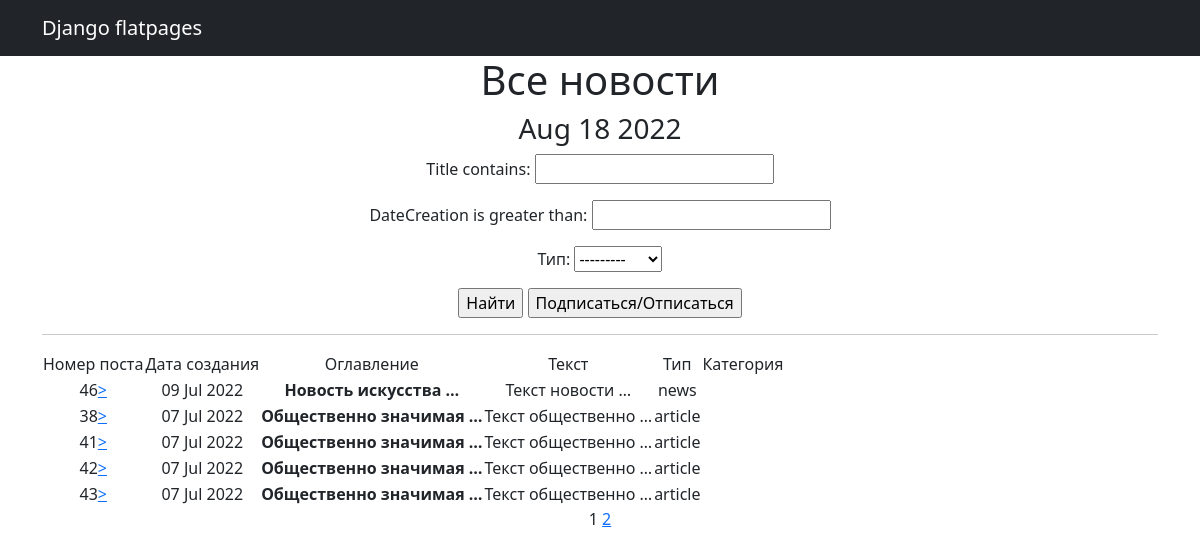
Page /news/ on the committed database.
### News/models.py (models this page shows, shortened)
class News(models.Model):
    dateCreation = models.DateTimeField(max_length=10, auto_now_add=True)
    Title = models.CharField(max_length=50, unique=True,)
    Text = models.TextField()
    postType = models.CharField(max_length=16, verbose_name="Тип", choices=[('news', "Новость"), ('article', "Статья")],
                                default='article')
    PostCategory = models.ManyToManyField(Category, through='PostCategory')

### News/views.py (the view)
# urls.py: path('', NewsList.as_view(), name='news_list'),
class NewsList(ListView):
    model = News
    ordering = 'Title'
    template_name = 'news.html'
    context_object_name = 'news'
    paginate_by = 5
    def get_queryset(self):
        queryset = super().get_queryset()
        self.filterset = NewsFilter(self.request.GET, queryset)
        return self.filterset.qs
    def get_context_data(self, **kwargs):
        context = super().get_context_data(**kwargs)
        context['time_now'] = datetime.utcnow()
        context['filterset'] = self.filterset
        return context

### News/templatetags/custom_tags.py (called while the page is built)
@register.simple_tag()
def current_time(format_string='%b %d %Y'):
    return datetime.utcnow().strftime(format_string)

@register.simple_tag(takes_context=True)
def url_replace(context, **kwargs):
    d = context['request'].GET.copy()
    for k, v in kwargs.items():
        d[k] = v
    return d.urlencode()

### templates/news.html (shortened to what this page needs)
{% extends 'flatpages/default.html' %}
{% load custom_filter %}
{% load custom_tags %}
{% block content %}
   <h1>Все новости</h1>
   <h3>{% current_time '%b %d %Y' %}</h3>
   <form action="" method="get">
       {{ filterset.form.as_p }}
       <input type="submit" value="Найти" />
       <input type="button" onclick="window.location.href = 'http://127.0.0.1:8000/news/sign/subscribe/';"
              value="Подписаться/Отписаться"/>
   </form>
   <hr>
   {% if news %}
       <table>
           <tr>
               <td>Номер поста</td>
               <td>Дата создания</td>
               <td>Оглавление</td>
               <td>Текст</td>
               <td>Тип</td>
               <td>Категория</td>
           </tr>
           {% for news in news %}
           <tr>
               <td>{{ news.pk }}<a href="{{ news.pk  }} ">></a></td>
               <td>{{ news.dateCreation|date:'d M Y' }}</td>
               <td><b>{{ news.Title|truncatewords:2 }}</b></td>
               <td>{{ news.Text|truncatewords:2 }}</td>
               <td>{{ news.postType }}</td>
               <td>{{ news.Category }}</td>
           </tr>
           {% endfor %}
       </table>
   {% else %}
       <h2>Новостей нет!</h2>
   {% endif %}
    {{ page_obj.number }}
    {% if page_obj.has_next %}
        <a href="?{% url_replace page=page_obj.next_page_number %}">{{ page_obj.next_page_number }}</a>
    {% endif %}
{% endblock content %}

### templates/flatpages/default.html (shortened to what this page needs)
<!DOCTYPE html>
<html lang="en">
    <head>
        {% load static %}
        <link href="{% static 'css/styles.css' %}" rel="stylesheet" />
    </head>
    <body>
        <nav class="navbar navbar-expand-lg navbar-dark bg-dark static-top">
   <div class="container">
       <a class="navbar-brand" href="#">Django flatpages</a>
</nav>
<div class="container">
   <div class="row">
       <div class="col-lg-12 text-center">
           {% block content %}{% endblock content %}
       </div>
   </div>
</div>
    </body>
</html>

### rows in the picture
News: pk "46", dateCreation "09 Jul 2022", Title "Новость искусства …", Text "Текст новости …", postType "news"
News: pk "38", dateCreation "07 Jul 2022", Title "Общественно значимая …", Text "Текст общественно …", postType "article"
News: pk "41", dateCreation "07 Jul 2022", Title "Общественно значимая …", Text "Текст общественно …", postType "article"
News: pk "42", dateCreation "07 Jul 2022", Title "Общественно значимая …", Text "Текст общественно …", postType "article"
News: pk "43", dateCreation "07 Jul 2022", Title "Общественно значимая …", Text "Текст общественно …", postType "article"

### other values in the picture
{{ page_obj.number }} "1"
{{ page_obj.next_page_number }} "2"
